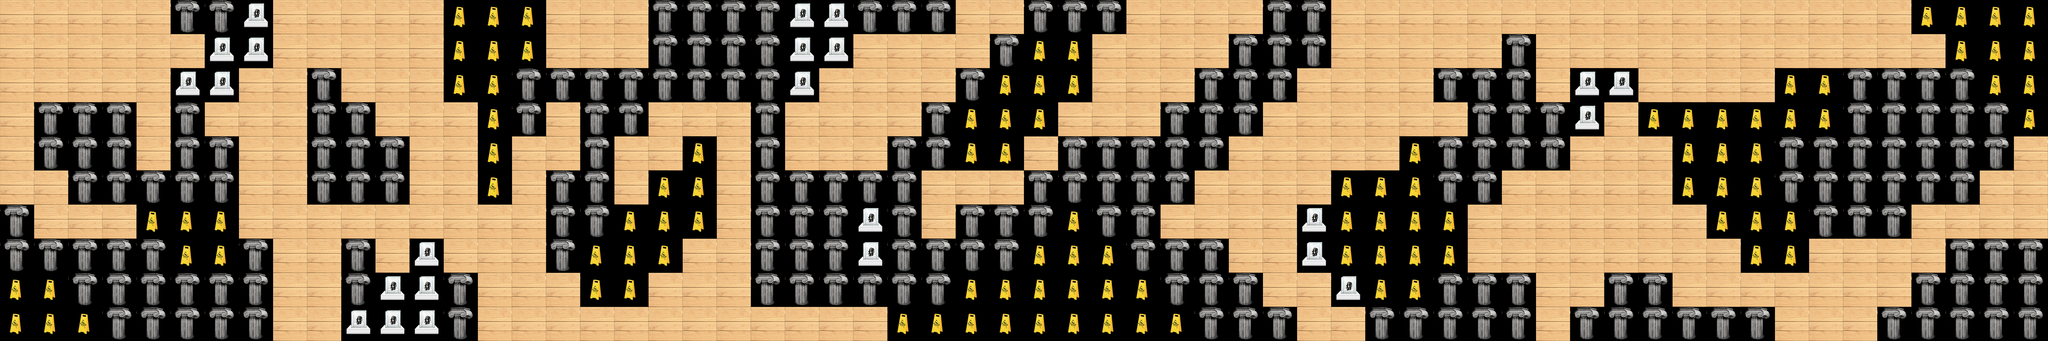

A level layout from a 2D game, rendered from its tile map. Below: a short description, then the map file with its tile-grid data intact:
An orthogonal 60x10 tile map with 100x100 px tiles, 1 tile layer (Capa de patrones 1).

<map version="1.4" tiledversion="1.4.3" orientation="orthogonal" renderorder="right-down" width="60" height="10" tilewidth="100" tileheight="100" infinite="0" nextlayerid="4" nextobjectid="1">
 <editorsettings>
  <export target="../tiled/m1.csv" format="csv" />
 </editorsettings>
 <tileset firstgid="1" source="../tiled/batalla.tsx" />
 <layer id="1" name="Capa de patrones 1" width="60" height="10">
  <data encoding="csv">
1,1,1,1,1,2,2,5,1,1,1,1,1,4,4,4,1,1,1,2,2,2,2,5,5,2,2,2,1,1,2,2,2,1,1,1,1,2,2,1,1,1,1,1,1,1,1,1,1,1,1,1,1,1,1,1,4,4,4,4,
1,1,1,1,1,1,5,5,1,1,1,1,1,4,4,4,1,1,1,2,2,2,2,5,5,1,1,1,1,2,4,4,1,1,1,1,2,2,2,1,1,1,1,1,2,1,1,1,1,1,1,1,1,1,1,1,1,4,4,4,
1,1,1,1,1,5,5,1,1,2,1,1,1,4,4,2,2,2,2,2,2,2,2,5,1,1,1,1,2,4,4,4,1,1,1,2,2,2,1,1,1,1,2,2,2,1,5,5,1,1,1,1,4,4,2,2,2,2,4,4,
1,2,2,2,1,2,1,1,1,2,2,1,1,1,4,2,1,2,2,1,1,1,2,1,1,1,1,2,4,4,4,1,1,1,2,2,2,1,1,1,1,1,1,2,2,2,5,1,4,4,4,4,4,4,2,2,2,2,2,4,
1,2,2,2,1,2,2,1,1,2,2,2,1,1,4,1,1,2,1,1,4,1,2,1,1,1,2,2,4,4,1,2,2,2,2,2,1,1,1,1,1,4,2,2,2,2,1,1,1,4,4,4,2,2,2,2,2,2,2,1,
1,1,2,2,2,2,2,1,1,2,2,2,1,1,4,1,2,2,1,4,4,1,2,2,2,2,2,1,1,1,2,2,2,2,2,1,1,1,1,4,4,4,2,2,1,1,1,1,1,4,4,4,2,2,2,2,2,2,1,1,
2,1,1,1,4,4,4,1,1,1,1,1,1,1,1,1,2,2,4,4,4,1,2,2,2,5,2,1,2,2,2,4,2,2,1,1,1,1,5,4,4,4,4,1,1,1,1,1,1,1,4,4,4,2,2,2,1,1,1,1,
2,2,2,2,2,4,4,2,1,1,2,1,5,1,1,1,2,4,4,4,1,1,2,2,2,5,2,2,2,2,4,4,4,2,2,2,1,1,5,4,4,4,4,1,1,1,1,1,1,1,1,4,4,1,1,1,1,2,2,2,
4,4,2,2,2,2,2,2,1,1,2,5,5,2,1,1,1,4,4,1,1,1,2,2,2,2,2,2,4,4,4,4,4,4,2,2,2,1,1,5,4,4,2,2,2,1,1,2,2,1,1,1,1,1,1,1,2,2,2,2,
4,4,4,2,2,2,2,2,1,1,5,5,5,2,1,1,1,1,1,1,1,1,1,1,1,1,4,4,4,4,4,4,4,4,4,2,2,2,1,1,2,2,2,2,2,1,2,2,2,2,2,2,1,1,1,2,2,2,2,2
</data>
 </layer>
</map>